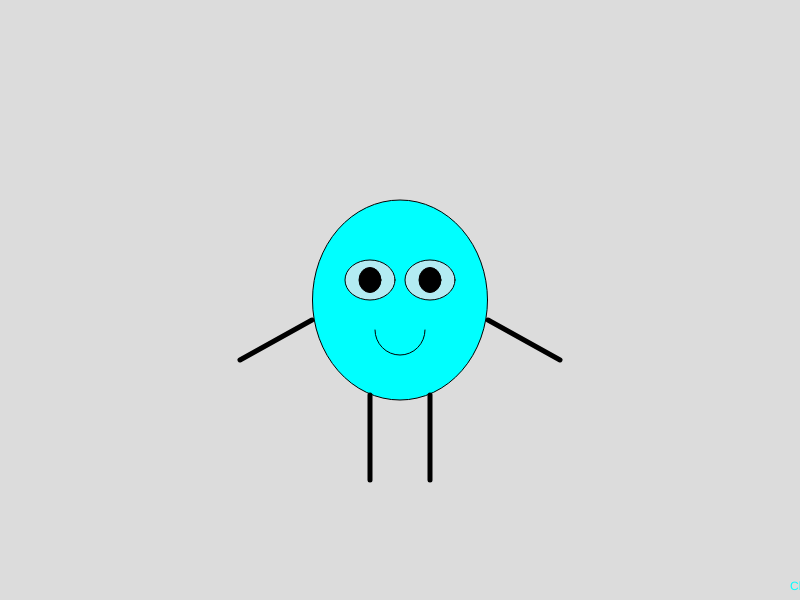
Frame 1 (no input)
Frame 60 (no input): identical to frame 1, image omitted
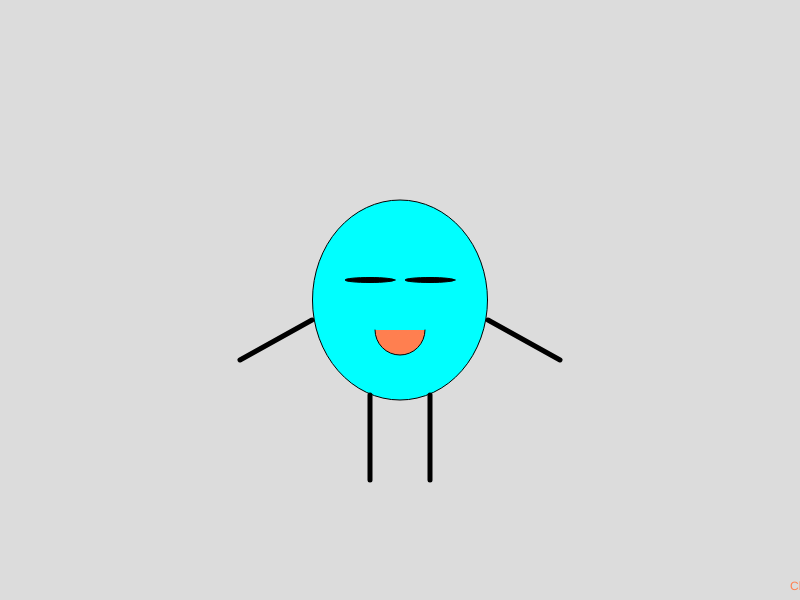
Frame 120 (the mouse pressed at the canvas centre since frame 60)

The p5.js sketch that drew these frames (run headless with seeded random() and noise() and a simulated clock; from frame 60 on, the mouse is pressed at the canvas centre):

// p5.js sketch
// ── sketch.js
1
let eyeWid =50;
let eyeHig = 40;
let pupilWid = 22;
let pupilHig =25;






function setup() {

    createCanvas(800, 600);

   background('#87CEFA'); 
}

function draw() {
  strokeWeight(1);
    background(220);
    angleMode(DEGREES);
    rectMode(CENTER);
    fill(0, 255, 255);

   ellipse(400,300,175,200);
  
  




    //eyesinthese
   
if (mouseIsPressed) {
  fill(0);
  ellipse(370, 280, eyeWid, eyeHig / 8);
  ellipse(430, 280, eyeWid, eyeHig / 8);
} else {
  fill('#B2EBF2');
  ellipse(370, 280, eyeWid, eyeHig);
  ellipse(430, 280, eyeWid, eyeHig);

  fill('#000000');
  ellipse(370, 280, pupilWid, pupilHig);
  ellipse(430, 280, pupilWid, pupilHig);
}
  

  //restofcode
  fill('#FF7F50'); 
 if (mouseIsPressed) {
  fill('#FF7F50'); 
  arc(400, 330, 50, 50, 0, 180);
} else {
  fill(0, 255, 255); 
  arc(400, 330, 50, 50, 0, 180);
}


  strokeWeight(5);
  line(312, 320, 240, 360);  
  line(488, 320, 560, 360); 
  line(370, 395, 370, 480); 


  line(430, 395, 430, 480); 
 
   text("Click to blink!", width - 10, height - 10);

}
